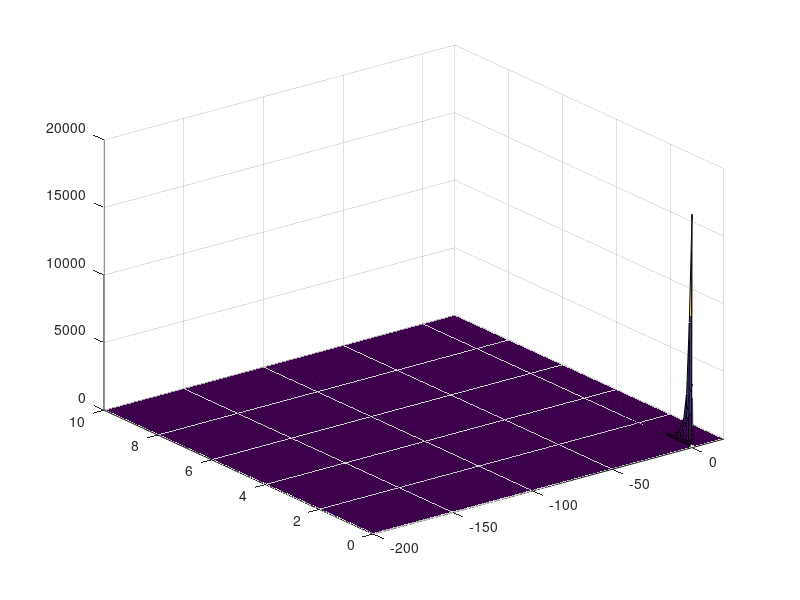

Source code (MATLAB):
close all; 
clear;
clc;

x=linspace(-200,20,1000);
y=linspace(0,10, 100);

[xx,yy]=meshgrid(x,y);
rr=sqrt(xx.^2+yy.^2);

Ve=20000;
Re=250e-6;
a=1;
b=1;
zz= Ve ./ ((1+a.*(rr-Re).^2).*(1+b.*(rr-Re).^2));

%f=@(r) Ve ./ ((1+a.(r-Re).^2).*((1+b.*(r-Re).^2)));
%rho=@(x,y) sqrt(x.^2+y.^2);

%rr=rho(xx,yy);
%zz=f(rr);

plot=surf(xx,yy,zz);
axis([-200,20,0,10]);


%%
close all; 
clear;
clc;

x=linspace(-200,20,1000);
y=linspace(0,10, 100);

[xx,yy]=meshgrid(x,y);
rr=sqrt(xx.^2+yy.^2);

Ve=20000;
Re=250e-6;
a=100;
zz= Ve ./ (1+a.*(rr-Re).^2);

plot=surf(xx,yy,zz);
axis([-200,20,0,10]);

%% Grad exact
clc
x=256e-6;
y= 400e-6;

r = sqrt(x * x + y * y);

Ve = 20000;
Re = 250e-6;
a = 100;
dfdr = - Ve ./ ( 1 + ( (a.*(r - Re)).*(a*(r - Re)) ).*( (a.*(r - Re)).*(a*(r - Re)) ) ) .*  a.*a*2*(r-Re) .* x ./ r;
grad_x = dfdr .* x ./ r
grad_y= dfdr .* y ./ r
